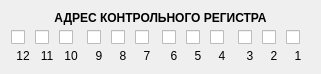
  <widget class="QWidget" name="verticalLayoutWidget_3">
   <property name="geometry">
    <rect>
     <x>10</x>
     <y>280</y>
     <width>321</width>
     <height>62</height>
    </rect>
   </property>
   <layout class="QVBoxLayout" name="verticalLayout_5">
    <property name="spacing">
     <number>0</number>
    </property>
    <item>
     <widget class="QLabel" name="label_40">
      <property name="font">
       <font>
        <weight>75</weight>
        <bold>true</bold>
       </font>
      </property>
      <property name="text">
       <string>АДРЕС КОНТРОЛЬНОГО РЕГИСТРА</string>
      </property>
      <property name="alignment">
       <set>Qt::AlignCenter</set>
      </property>
     </widget>
    </item>
    <item>
     <layout class="QGridLayout" name="gridLayout">
      <property name="spacing">
       <number>0</number>
      </property>
      <item row="0" column="2">
       <widget class="Switch" name="cra10">
        <property name="minimumSize">
         <size>
          <width>24</width>
          <height>24</height>
         </size>
        </property>
        <property name="maximumSize">
         <size>
          <width>24</width>
          <height>24</height>
         </size>
        </property>
        <property name="text">
         <string/>
        </property>
        <attribute name="buttonGroup">
         <string notr="true">controlRegisterGroup</string>
        </attribute>
       </widget>
      </item>
      <item row="0" column="0">
       <widget class="Switch" name="cra12">
        <property name="minimumSize">
         <size>
          <width>24</width>
          <height>24</height>
         </size>
        </property>
        <property name="maximumSize">
         <size>
          <width>24</width>
          <height>24</height>
         </size>
        </property>
        <property name="text">
         <string/>
        </property>
        <attribute name="buttonGroup">
         <string notr="true">controlRegisterGroup</string>
        </attribute>
       </widget>
      </item>
      <item row="0" column="16">
       <widget class="Switch" name="cra2">
        <property name="minimumSize">
         <size>
          <width>24</width>
          <height>24</height>
         </size>
        </property>
        <property name="maximumSize">
         <size>
          <width>24</width>
          <height>24</height>
         </size>
        </property>
        <property name="text">
         <string/>
        </property>
        <attribute name="buttonGroup">
         <string notr="true">controlRegisterGroup</string>
        </attribute>
       </widget>
      </item>
      <item row="0" column="1">
       <widget class="Switch" name="cra11">
        <property name="minimumSize">
         <size>
          <width>24</width>
          <height>24</height>
         </size>
        </property>
        <property name="maximumSize">
         <size>
          <width>24</width>
          <height>24</height>
         </size>
        </property>
        <property name="text">
         <string/>
        </property>
        <attribute name="buttonGroup">
         <string notr="true">controlRegisterGroup</string>
        </attribute>
       </widget>
      </item>
      <item row="0" column="7">
       <widget class="Switch" name="cra7">
        <property name="minimumSize">
         <size>
          <width>24</width>
          <height>24</height>
         </size>
        </property>
        <property name="maximumSize">
         <size>
          <width>24</width>
          <height>24</height>
         </size>
        </property>
        <property name="text">
         <string/>
        </property>
        <attribute name="buttonGroup">
         <string notr="true">controlRegisterGroup</string>
        </attribute>
       </widget>
      </item>
      <item row="0" column="12">
       <widget class="Switch" name="cra4">
        <property name="minimumSize">
         <size>
          <width>24</width>
          <height>24</height>
         </size>
        </property>
        <property name="maximumSize">
         <size>
          <width>24</width>
          <height>24</height>
         </size>
        </property>
        <property name="text">
         <string/>
        </property>
        <attribute name="buttonGroup">
         <string notr="true">controlRegisterGroup</string>
        </attribute>
       </widget>
      </item>
      <item row="0" column="6">
       <widget class="Switch" name="cra8">
        <property name="minimumSize">
         <size>
          <width>24</width>
          <height>24</height>
         </size>
        </property>
        <property name="maximumSize">
         <size>
          <width>24</width>
          <height>24</height>
         </size>
        </property>
        <property name="text">
         <string/>
        </property>
        <attribute name="buttonGroup">
         <string notr="true">controlRegisterGroup</string>
        </attribute>
       </widget>
      </item>
      <item row="0" column="11">
       <widget class="Switch" name="cra5">
        <property name="minimumSize">
         <size>
          <width>24</width>
          <height>24</height>
         </size>
        </property>
        <property name="maximumSize">
         <size>
          <width>24</width>
          <height>24</height>
         </size>
        </property>
        <property name="text">
         <string/>
        </property>
        <attribute name="buttonGroup">
         <string notr="true">controlRegisterGroup</string>
        </attribute>
       </widget>
      </item>
      <item row="0" column="4">
       <widget class="Switch" name="cra9">
        <property name="minimumSize">
         <size>
          <width>24</width>
          <height>24</height>
         </size>
        </property>
        <property name="maximumSize">
         <size>
          <width>24</width>
          <height>24</height>
         </size>
        </property>
        <property name="text">
         <string/>
        </property>
        <attribute name="buttonGroup">
         <string notr="true">controlRegisterGroup</string>
        </attribute>
       </widget>
      </item>
      <item row="0" column="13">
       <spacer name="horizontalSpacer_4">
        <property name="orientation">
         <enum>Qt::Horizontal</enum>
        </property>
        <property name="sizeHint" stdset="0">
         <size>
          <width>40</width>
          <height>20</height>
         </size>
        </property>
       </spacer>
      </item>
      <item row="0" column="9">
       <widget class="Switch" name="cra6">
        <property name="minimumSize">
         <size>
          <width>24</width>
          <height>24</height>
         </size>
        </property>
        <property name="maximumSize">
         <size>
          <width>24</width>
          <height>24</height>
         </size>
        </property>
        <property name="text">
         <string/>
        </property>
        <attribute name="buttonGroup">
         <string notr="true">controlRegisterGroup</string>
        </attribute>
       </widget>
      </item>
      <item row="0" column="3">
       <spacer name="horizontalSpacer_2">
        <property name="orientation">
         <enum>Qt::Horizontal</enum>
        </property>
        <property name="sizeHint" stdset="0">
         <size>
          <width>40</width>
          <height>20</height>
         </size>
        </property>
       </spacer>
      </item>
      <item row="0" column="8">
       <spacer name="horizontalSpacer_3">
        <property name="orientation">
         <enum>Qt::Horizontal</enum>
        </property>
        <property name="sizeHint" stdset="0">
         <size>
          <width>40</width>
          <height>20</height>
         </size>
        </property>
       </spacer>
      </item>
      <item row="0" column="17">
       <widget class="Switch" name="cra1">
        <property name="minimumSize">
         <size>
          <width>24</width>
          <height>24</height>
         </size>
        </property>
        <property name="maximumSize">
         <size>
          <width>24</width>
          <height>24</height>
         </size>
        </property>
        <property name="text">
         <string/>
        </property>
        <attribute name="buttonGroup">
         <string notr="true">controlRegisterGroup</string>
        </attribute>
       </widget>
      </item>
      <item row="0" column="14">
       <widget class="Switch" name="cra3">
        <property name="minimumSize">
         <size>
          <width>24</width>
          <height>24</height>
         </size>
        </property>
        <property name="maximumSize">
         <size>
          <width>24</width>
          <height>24</height>
         </size>
        </property>
        <property name="text">
         <string/>
        </property>
        <attribute name="buttonGroup">
         <string notr="true">controlRegisterGroup</string>
        </attribute>
       </widget>
      </item>
      <item row="1" column="17">
       <widget class="QLabel" name="label">
        <property name="text">
         <string>1</string>
        </property>
        <property name="alignment">
         <set>Qt::AlignCenter</set>
        </property>
       </widget>
      </item>
      <item row="1" column="16">
       <widget class="QLabel" name="label_2">
        <property name="text">
         <string>2</string>
        </property>
        <property name="alignment">
         <set>Qt::AlignCenter</set>
        </property>
       </widget>
      </item>
      <item row="1" column="14">
       <widget class="QLabel" name="label_3">
        <property name="text">
         <string>3</string>
        </property>
        <property name="alignment">
         <set>Qt::AlignCenter</set>
        </property>
       </widget>
      </item>
      <item row="1" column="12">
       <widget class="QLabel" name="label_4">
        <property name="text">
         <string>4</string>
        </property>
        <property name="alignment">
         <set>Qt::AlignCenter</set>
        </property>
       </widget>
      </item>
      <item row="1" column="11">
       <widget class="QLabel" name="label_5">
        <property name="text">
         <string>5</string>
        </property>
        <property name="alignment">
         <set>Qt::AlignCenter</set>
        </property>
       </widget>
      </item>
      <item row="1" column="9">
       <widget class="QLabel" name="label_6">
        <property name="text">
         <string>6</string>
        </property>
        <property name="alignment">
         <set>Qt::AlignCenter</set>
        </property>
       </widget>
      </item>
      <item row="1" column="7">
       <widget class="QLabel" name="label_7">
        <property name="text">
         <string>7</string>
        </property>
        <property name="alignment">
         <set>Qt::AlignCenter</set>
        </property>
       </widget>
      </item>
      <item row="1" column="6">
       <widget class="QLabel" name="label_8">
        <property name="text">
         <string>8</string>
        </property>
        <property name="alignment">
         <set>Qt::AlignCenter</set>
        </property>
       </widget>
      </item>
      <item row="1" column="4">
       <widget class="QLabel" name="label_9">
        <property name="text">
         <string>9</string>
        </property>
        <property name="alignment">
         <set>Qt::AlignCenter</set>
        </property>
       </widget>
      </item>
      <item row="1" column="2">
       <widget class="QLabel" name="label_10">
        <property name="text">
         <string>10</string>
        </property>
        <property name="alignment">
         <set>Qt::AlignCenter</set>
        </property>
       </widget>
      </item>
      <item row="1" column="1">
       <widget class="QLabel" name="label_11">
        <property name="text">
         <string>11</string>
        </property>
        <property name="alignment">
         <set>Qt::AlignCenter</set>
        </property>
       </widget>
      </item>
      <item row="1" column="0">
       <widget class="QLabel" name="label_12">
        <property name="text">
         <string>12</string>
        </property>
        <property name="alignment">
         <set>Qt::AlignCenter</set>
        </property>
       </widget>
      </item>
     </layout>
    </item>
   </layout>
  </widget>
